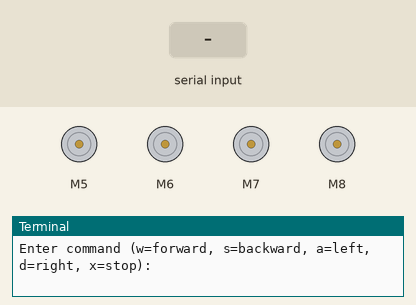
The program below on a simulated Raspberry Pi (BCM pin numbers). Parts: 4 × DC motor (green arrow = forward, orange = backward, longer = faster), the last lines printed to the terminal. The inputs (shaded band) are chosen by the test bench.

Above: at 1.2 s.
1.3 s: "w" typed at the terminal, then Enter
At 2.5 s:
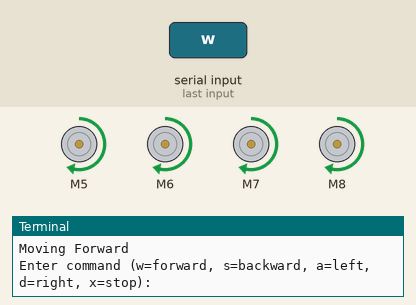
2.8 s: "s" typed at the terminal, then Enter
At 3.7 s:
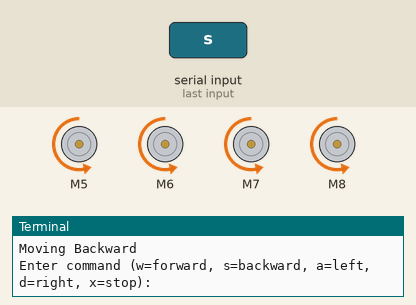
4.3 s: "a" typed at the terminal, then Enter
At 4.9 s:
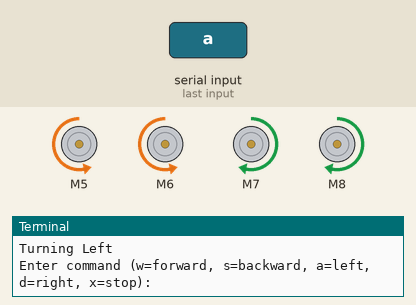
5.8 s: "d" typed at the terminal, then Enter
At 7.2 s:
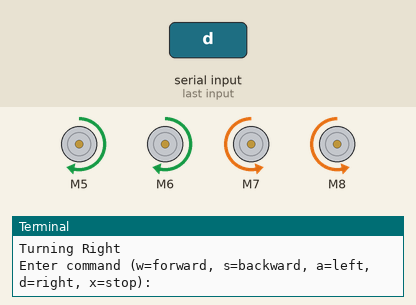
Timing chart, 0 to 8.3 s (numbered marks = the images above; inputs shaded):
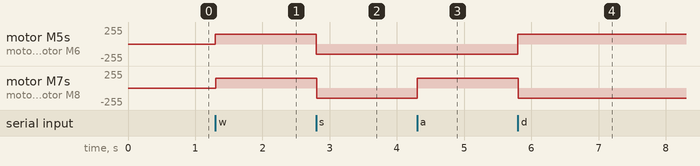

The program:

R30._User_Input_Controlled_Robot.py
```python
"""
Components Used:
1. Raspberry Pi
2. DC Motor HAT
3. Robot Car (4 DC Motors)
4. Battery Holder with 18650 Batteries
"""

from Raspi_MotorHAT import Raspi_MotorHAT
import time

mh = Raspi_MotorHAT(addr=0x6f)  # Initialize Motor HAT

rightFront = mh.getMotor(1)  # Motor 1
rightBack = mh.getMotor(2)   # Motor 2
leftFront = mh.getMotor(3)   # Motor 3
leftBack = mh.getMotor(4)    # Motor 4

speed = 150  # Motor speed

rightFront.setSpeed(speed)
rightBack.setSpeed(speed)
leftFront.setSpeed(speed)
leftBack.setSpeed(speed)

def move_forward():
    print("Moving Forward")
    rightFront.run(Raspi_MotorHAT.FORWARD)
    rightBack.run(Raspi_MotorHAT.FORWARD)
    leftFront.run(Raspi_MotorHAT.FORWARD)
    leftBack.run(Raspi_MotorHAT.FORWARD)

def move_backward():
    print("Moving Backward")
    rightFront.run(Raspi_MotorHAT.BACKWARD)
    rightBack.run(Raspi_MotorHAT.BACKWARD)
    leftFront.run(Raspi_MotorHAT.BACKWARD)
    leftBack.run(Raspi_MotorHAT.BACKWARD)

def turn_left():
    print("Turning Left")
    rightFront.run(Raspi_MotorHAT.BACKWARD)
    rightBack.run(Raspi_MotorHAT.BACKWARD)
    leftFront.run(Raspi_MotorHAT.FORWARD)
    leftBack.run(Raspi_MotorHAT.FORWARD)

def turn_right():
    print("Turning Right")
    rightFront.run(Raspi_MotorHAT.FORWARD)
    rightBack.run(Raspi_MotorHAT.FORWARD)
    leftFront.run(Raspi_MotorHAT.BACKWARD)
    leftBack.run(Raspi_MotorHAT.BACKWARD)

def stop_robot():
    print("Stopping Robot")
    rightFront.run(Raspi_MotorHAT.RELEASE)
    rightBack.run(Raspi_MotorHAT.RELEASE)
    leftFront.run(Raspi_MotorHAT.RELEASE)
    leftBack.run(Raspi_MotorHAT.RELEASE)

try:
    while True:
        command = input("Enter command (w=forward, s=backward, a=left, d=right, x=stop): ").lower()  # Get input

        if command == 'w':
            move_forward()
        elif command == 's':
            move_backward()
        elif command == 'a':
            turn_left()
        elif command == 'd':
            turn_right()
        elif command == 'x':
            stop_robot()
        else:
            print("Invalid command")

        time.sleep(0.1)  # Small delay

except KeyboardInterrupt:
    print("Exiting...")
    stop_robot()  # Stop all motors
```

Measured:
- after the input at 1.3 s, motor M5–8: stopped → forward 150/255 at once
- after the input at 2.8 s, motor M5–8: forward 150/255 → backward 150/255 at once
- after the input at 4.3 s, motor M7, motor M8: backward 150/255 → forward 150/255 at once
- after the input at 5.8 s, motor M5, motor M6: backward 150/255 → forward 150/255 at once; motor M7, motor M8: forward 150/255 → backward 150/255 at once
